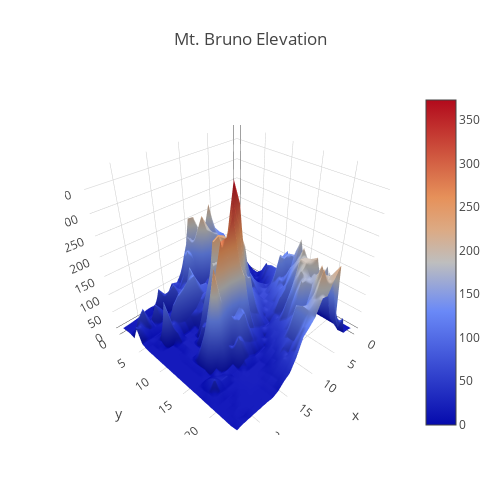

Notebook code for this chart:
### Code cell
z = Vector[[27.80985, 49.61936, 83.08067, 116.6632, 130.414, 150.7206, 220.1871,
            156.1536, 148.6416, 203.7845, 206.0386, 107.1618, 68.36975, 45.3359,
            49.96142, 21.89279, 17.02552, 11.74317,   14.75226, 13.6671, 5.677561,
            3.31234, 1.156517, -0.147662],
           [27.71966, 48.55022, 65.21374, 95.27666, 116.9964, 133.9056, 152.3412,
            151.934, 160.1139, 179.5327, 147.6184, 170.3943, 121.8194, 52.58537,
            33.08871, 38.40972, 44.24843, 69.5786, 4.019351, 3.050024, 3.039719,
            2.996142, 2.967954, 1.999594],
           [30.4267, 33.47752, 44.80953, 62.47495, 77.43523, 104.2153, 102.7393, 137.0004,
            186.0706, 219.3173, 181.7615, 120.9154, 143.1835, 82.40501, 48.47132,
            74.71461, 60.0909, 7.073525, 6.089851, 6.53745, 6.666096, 7.306965, 5.73684,
            3.625628],
           [16.66549, 30.1086, 39.96952, 44.12225, 59.57512, 77.56929, 106.8925,
            166.5539, 175.2381, 185.2815, 154.5056, 83.0433, 62.61732, 62.33167,
            60.55916, 55.92124, 15.17284, 8.248324, 36.68087, 61.93413, 20.26867,
            68.58819, 46.49812, 0.2360095],
           [8.815617, 18.3516, 8.658275, 27.5859, 48.62691, 60.18013, 91.3286,
            145.7109, 116.0653, 106.2662, 68.69447, 53.10596, 37.92797, 47.95942,
            47.42691, 69.20731, 44.95468, 29.17197, 17.91674, 16.25515, 14.65559,
            17.26048, 31.22245, 46.71704],
           [6.628881, 10.41339, 24.81939, 26.08952, 30.1605, 52.30802, 64.71007,
            76.30823, 84.63686, 99.4324, 62.52132, 46.81647, 55.76606, 82.4099,
            140.2647, 81.26501, 56.45756, 30.42164, 17.28782, 8.302431, 2.981626,
            2.698536, 5.886086, 5.268358],
           [21.83975, 6.63927, 18.97085, 32.89204, 43.15014, 62.86014, 104.6657,
            130.2294, 114.8494, 106.9873, 61.89647, 55.55682, 86.80986, 89.27802,
            122.4221, 123.9698, 109.0952, 98.41956, 77.61374, 32.49031, 14.67344,
            7.370775, 0.03711011, 0.6423392],
           [53.34303, 26.79797, 6.63927, 10.88787, 17.2044, 56.18116, 79.70141,
            90.8453, 98.27675, 80.87243, 74.7931, 75.54661, 73.4373, 74.11694, 68.1749,
            46.24076, 39.93857, 31.21653, 36.88335, 40.02525, 117.4297, 12.70328,
            1.729771, 0],
           [25.66785, 63.05717, 22.1414, 17.074, 41.74483, 60.27227, 81.42432, 114.444,
            102.3234, 101.7878, 111.031, 119.2309, 114.0777, 110.5296, 59.19355,
            42.47175, 14.63598, 6.944074, 6.944075, 27.74936, 0, 0, 0.09449376, 0.07732264],
           [12.827, 69.20554, 46.76293, 13.96517, 33.88744, 61.82613, 84.74799,
            121.122, 145.2741, 153.1797, 204.786, 227.9242, 236.3038, 228.3655,
            79.34425, 25.93483, 6.944074, 6.944074, 6.944075, 7.553681, 0, 0, 0, 0],
           [0, 68.66396, 59.0435, 33.35762, 47.45282, 57.8355, 78.91689, 107.8275,
            168.0053, 130.9597, 212.5541, 165.8122, 210.2429, 181.1713, 189.7617,
            137.3378, 84.65395, 8.677168, 6.956576, 8.468093, 0, 0, 0, 0],
           [0, 95.17499, 80.03818, 59.89862, 39.58476, 50.28058, 63.81641, 80.61302,
            66.37824, 198.7651, 244.3467, 294.2474, 264.3517, 176.4082, 60.21857,
            77.41475, 53.16981, 56.16393, 6.949235, 7.531059, 3.780177, 0, 0, 0],
           [0, 134.9879, 130.3696, 96.86325, 75.70494, 58.86466, 57.20374, 55.18837,
            78.128, 108.5582, 154.3774, 319.1686, 372.8826, 275.4655, 130.2632, 54.93822,
            25.49719, 8.047439, 8.084393, 5.115252, 5.678269, 0, 0, 0],
           [0, 48.08919, 142.5558, 140.3777, 154.7261, 87.9361, 58.11092, 52.83869,
            67.14822, 83.66798, 118.9242, 150.0681, 272.9709, 341.1366, 238.664, 190.2,
            116.8943, 91.48672, 14.0157, 42.29277, 5.115252, 0, 0, 0],
           [0, 54.1941, 146.3839, 99.48143, 96.19411, 102.9473, 76.14089, 57.7844,
            47.0402, 64.36799, 84.23767, 162.7181, 121.3275, 213.1646, 328.482,
            285.4489, 283.8319, 212.815, 164.549, 92.29631, 7.244015, 1.167, 0, 0],
           [0, 6.919659, 195.1709, 132.5253, 135.2341, 89.85069, 89.45549, 60.29967,
            50.33806, 39.17583, 59.06854, 74.52159, 84.93402, 187.1219, 123.9673,
            103.7027, 128.986, 165.1283, 249.7054, 95.39966, 10.00284, 2.39255, 0, 0],
           [0, 21.73871, 123.1339, 176.7414, 158.2698, 137.235, 105.3089, 86.63255, 53.11591,
            29.03865, 30.40539, 39.04902, 49.23405, 63.27853, 111.4215, 101.1956,
            40.00962, 59.84565, 74.51253, 17.06316, 2.435141, 2.287471, -0.0003636982, 0],
           [0, 0, 62.04672, 136.3122, 201.7952, 168.1343, 95.2046, 58.90624, 46.94091,
            49.27053, 37.10416, 17.97011, 30.93697, 33.39257, 44.03077, 55.64542,
            78.22423, 14.42782, 9.954997, 7.768213, 13.0254, 21.73166, 2.156372,
            0.5317867],
           [0, 0, 79.62993, 139.6978, 173.167, 192.8718, 196.3499, 144.6611, 106.5424,
            57.16653, 41.16107, 32.12764, 13.8566, 10.91772, 12.07177, 22.38254,
            24.72105, 6.803666, 4.200841, 16.46857, 15.70744, 33.96221, 7.575688,
            -0.04880907],
           [0, 0, 33.2664, 57.53643, 167.2241, 196.4833, 194.7966, 182.1884, 119.6961,
            73.02113, 48.36549, 33.74652, 26.2379, 16.3578, 6.811293, 6.63927, 6.639271,
            8.468093, 6.194273, 3.591233, 3.81486, 8.600739, 5.21889, 0],
           [0, 0, 29.77937, 54.97282, 144.7995, 207.4904, 165.3432, 171.4047, 174.9216,
            100.2733, 61.46441, 50.19171, 26.08209, 17.18218, 8.468093, 6.63927,
            6.334467, 6.334467, 5.666687, 4.272203, 0, 0, 0, 0],
           [0, 0, 31.409, 132.7418, 185.5796, 121.8299, 185.3841, 160.6566, 116.1478,
            118.1078, 141.7946, 65.56351, 48.84066, 23.13864, 18.12932, 10.28531,
            6.029663, 6.044627, 5.694764, 3.739085, 3.896037, 0, 0, 0],
           [0, 0, 19.58994, 42.30355, 96.26777, 187.1207, 179.6626, 221.3898, 154.2617,
            142.1604, 148.5737, 67.17937, 40.69044, 39.74512, 26.10166, 14.48469,
            8.65873, 3.896037, 3.571392, 3.896037, 3.896037, 3.896037, 1.077756, 0],
           [0.001229679, 3.008948, 5.909858, 33.50574, 104.3341, 152.2165, 198.1988,
            191.841, 228.7349, 168.1041, 144.2759, 110.7436, 57.65214, 42.63504,
            27.91891, 15.41052, 8.056102, 3.90283, 3.879774, 3.936718, 3.968634,
            0.1236256, 3.985531, -0.1835741],
           [0, 5.626141, 7.676256, 63.16226, 45.99762, 79.56688, 227.311, 203.9287,
            172.5618, 177.1462, 140.4554, 123.9905, 110.346, 65.12319, 34.31887,
            24.5278, 9.561069, 3.334991, 5.590495, 5.487353, 5.909499, 5.868994,
            5.833817, 3.568177]]
trace = surface(z=z)
layout = Layout(title="Mt. Bruno Elevation", autosize=false, width=500,
                height=500, margin=attr(l=65, r=50, b=65, t=90))
plot(trace, layout)
